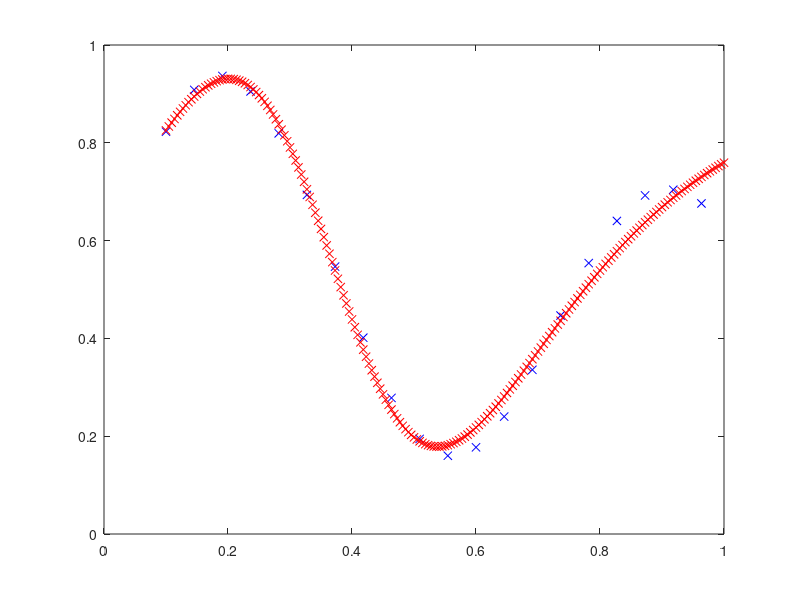

Write MATLAB code to recreate this figure.
clear all
clc

x=0.1:1/22:1;
y1=((1 + 0.6*sin(2*pi*x/0.7)) + 0.3*sin(2*pi*x))/2;
% plot(x,y1,'kx')

%1 sluoksnis
w11_1 = randn(1) ; b1_1 = rand (1);
w21_1 = randn(1) ; b2_1 = rand (1);
w31_1 = randn(1) ; b3_1 = rand (1);
w41_1 = randn(1) ; b4_1 = rand (1);

%Isejimo sluoksnis
w11_2 = randn(1) ; b1_2 = rand (1);
w12_2 = randn(1) ; 
w13_2 = randn(1) ; 
w14_2 = randn(1) ; 


zingsnis = 0.1;
for iter = 1:10000
    for n = 1:20
    %Pirmas sluoksnis
    v1_1 = x(n)*w11_1 + b1_1;
    v2_1 = x(n)*w21_1 + b2_1;
    v3_1 = x(n)*w31_1 + b3_1;
    v4_1 = x(n)*w41_1 + b4_1;
    %Aktyvacijos funkcijos taikymas 
    y1_1 = 1/(1+exp(-v1_1));
    y2_1 = 1/(1+exp(-v2_1));
    y3_1 = 1/(1+exp(-v3_1));
    y4_1 = 1/(1+exp(-v4_1));

    %Pasleptas sluosnkis
    v1_2 = y1_1*w11_2 + y2_1*w12_2 + y3_1*w13_2 + y4_1*w14_2 + b1_2;
    
    %Isejimas
    y2 = v1_2;
    
    %Klaidos skaiciavimas
    e1= y1(n) - y2;
    
    %Klaidos gradiento skaiciavimas
    delta_out_1 = e1;
    %Pasleptame sluoksnyje
    delta1_1 = y1_1*(1-y1_1)*(delta_out_1*w11_2);
    delta2_1 = y2_1*(1-y2_1)*(delta_out_1*w12_2);
    delta3_1 = y3_1*(1-y3_1)*(delta_out_1*w13_2);
    delta4_1 = y4_1*(1-y4_1)*(delta_out_1*w14_2);
    
    %Svorių atnaujinimas
    %Isėjimo sluoksnis
    w11_2 = w11_2 + zingsnis*delta_out_1*y1_1;
    w12_2 = w12_2 + zingsnis*delta_out_1*y2_1;
    w13_2 = w13_2 + zingsnis*delta_out_1*y3_1;
    w14_2 = w14_2 + zingsnis*delta_out_1*y4_1;
    b1_2 = b1_2 + zingsnis*delta_out_1;
    
     %Paslėptasis sluoksnis
    w11_1 = w11_1 + zingsnis*delta1_1*x(n);
    w21_1 = w21_1 + zingsnis*delta2_1*x(n);
    w31_1 = w31_1 + zingsnis*delta3_1*x(n);
    w41_1 = w41_1 + zingsnis*delta4_1*x(n);
    b1_1 = b1_1 + zingsnis*delta1_1;
    b2_1 = b2_1 + zingsnis*delta2_1;
    b3_1 = b3_1 + zingsnis*delta3_1;
    b4_1 = b4_1 + zingsnis*delta4_1;
    
    end
end
x1=0.1:1/220:1;
    for m = 1:199
    
    v1_1 = x1(m)*w11_1 + b1_1;
    v2_1 = x1(m)*w21_1 + b2_1;
    v3_1 = x1(m)*w31_1 + b3_1;
    v4_1 = x1(m)*w41_1 + b4_1;
    
    y1_1 = 1/(1+exp(-v1_1));
    y2_1 = 1/(1+exp(-v2_1));
    y3_1 = 1/(1+exp(-v3_1));
    y4_1 = 1/(1+exp(-v4_1));
    
    v1_2 = y1_1*w11_2 + y2_1*w12_2 + y3_1*w13_2 + y4_1*w14_2 + b1_2;
    
    y2(m) = v1_2;
end
    figure,
    plot(x, y1, 'bx',x1,y2,'rx')
